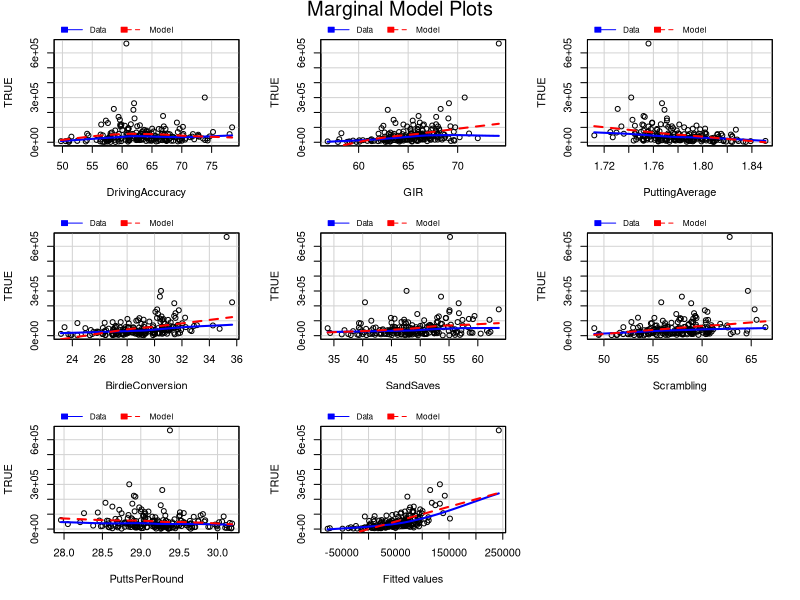
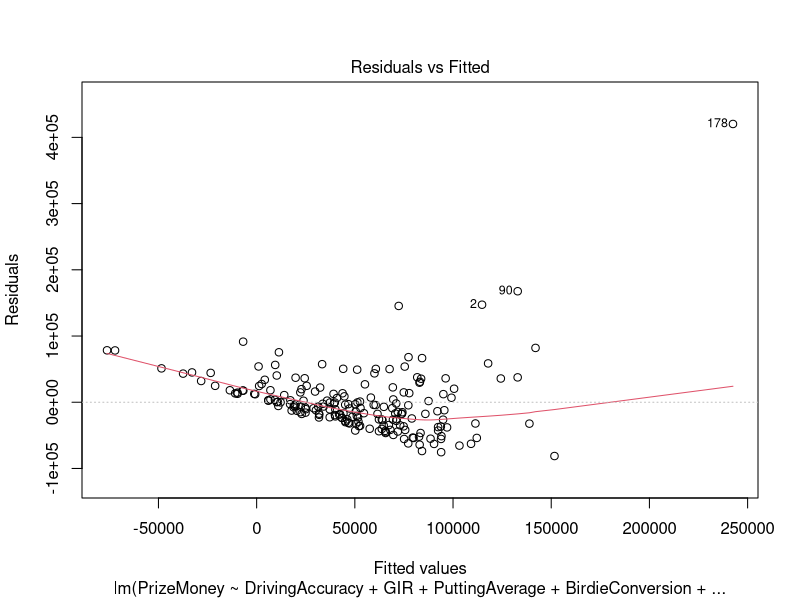
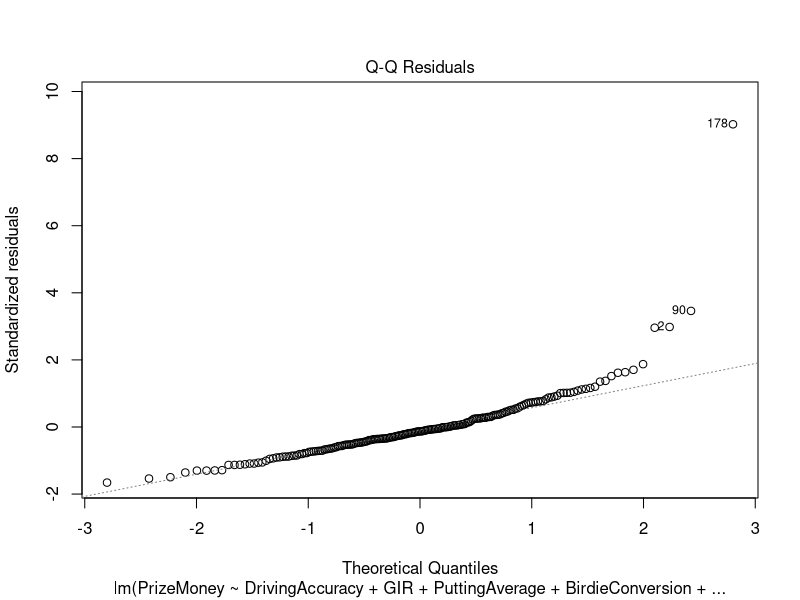
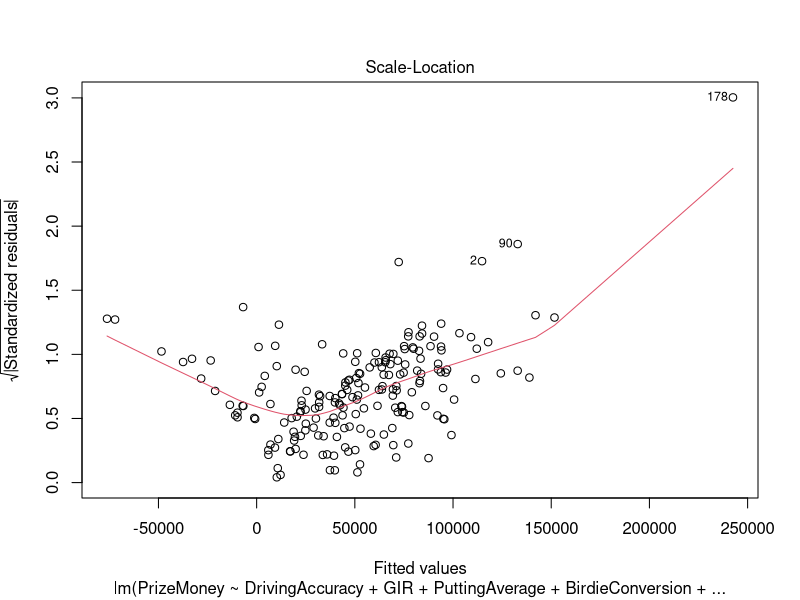
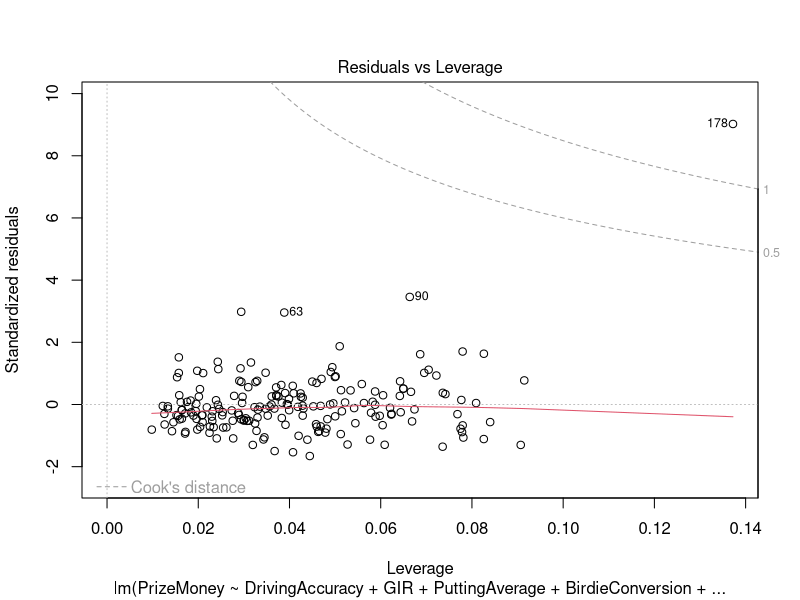

Generate these figures, in order, with R: (Note: this script raises an error after producing the figures.)
## ---- chunk 1
knitr::opts_chunk$set(echo = TRUE)
library(car)
## ---- chunk 2
pga <- read.csv("pgatour2006-3.csv")
head(pga)
## ---- chunk 3
pga.lm <- lm(PrizeMoney ~ DrivingAccuracy + GIR + PuttingAverage + BirdieConversion + SandSaves + Scrambling + PuttsPerRound, data = pga)
mmps(pga.lm)
plot(pga.lm)
## ---- chunk 4
pga.logmodel <- lm(log(PrizeMoney) ~ DrivingAccuracy + GIR + PuttingAverage + BirdieConversion + SandSaves + Scrambling + PuttsPerRound, data = pga)
mmps(pga.logmodel)
plot(pga.logmodel)
## ---- chunk 5
summary(pga.logmodel)
plot(pga.logmodel)
## ---- chunk 6
(1 + 7) / nrow(pga)
## ---- chunk 7
require(leaps)
bestss <- regsubsets(log(PrizeMoney) ~ DrivingAccuracy + GIR + PuttingAverage + BirdieConversion + SandSaves + Scrambling + PuttsPerRound, data = pga)
summary(bestss)
## ---- chunk 8
n <- nrow(pga)
ss.bic <- summary(bestss)$bic
p <- length(ss.bic)
plot(1:p, ss.bic)
lines(1:p, ss.bic)
summary(bestss)$which[which.min(ss.bic),] |> which()
ss.bestmodelBIC <- lm(log(PrizeMoney) ~ GIR + BirdieConversion + Scrambling, data = pga)
summary(ss.bestmodelBIC)
## ---- chunk 9
ss.aic <- ss.bic
for(i in 1:p){
  ss.aic[i] <- ss.bic[i] - (log(n) * i) + (2 * i)
}
plot(1:p, ss.aic)
lines(1:p, ss.aic)
summary(bestss)$which[which.min(ss.aic),] |> which()
ss.bestmodelAIC <- lm(log(PrizeMoney) ~ GIR + BirdieConversion + SandSaves + Scrambling + PuttsPerRound, data = pga)
summary(ss.bestmodelAIC)
## ---- chunk 10
backward <- regsubsets(log(PrizeMoney) ~ DrivingAccuracy + GIR + PuttingAverage + BirdieConversion + SandSaves + Scrambling + PuttsPerRound, data = pga, method = "backward")
summary(backward)
backward.bic <- summary(backward)$bic
plot(1:p, backward.bic)
lines(1:p, backward.bic)
## ---- chunk 11
summary(backward)$which[which.min(backward.bic),] |> which()
backward.bestmodelBIC <- lm(log(PrizeMoney) ~ GIR + BirdieConversion + Scrambling, data = pga)
summary(backward.bestmodelBIC)
## ---- chunk 12
backward.aic <- backward.bic
for(i in 1:p){
  backward.aic[i] <- backward.bic[i] - (log(n) * i) + (2 * i)
}
plot(1:p, backward.aic)
lines(1:p, backward.aic)
summary(backward)$which[which.min(backward.aic),] |> which()
## ---- chunk 13
backward.bestmodelAIC <- lm(log(PrizeMoney) ~ GIR + BirdieConversion + SandSaves + Scrambling + PuttsPerRound, data = pga)
summary(backward.bestmodelAIC)
## ---- chunk 14
forward <- regsubsets(log(PrizeMoney) ~ DrivingAccuracy + GIR + PuttingAverage + BirdieConversion + SandSaves + Scrambling + PuttsPerRound, data = pga, method = "forward")
summary(forward)
## ---- chunk 15
forward.bic <- summary(forward)$bic
plot(1:p, forward.bic)
lines(1:p, forward.bic)
summary(forward)$which[which.min(forward.bic),] |> which()
## ---- chunk 16
forward.bestmodelBIC <- lm(log(PrizeMoney) ~ GIR + BirdieConversion + Scrambling + PuttsPerRound, data = pga)
summary(forward.bestmodelBIC)
## ---- chunk 17
forward.aic <- forward.bic
for(i in 1:p){
  forward.aic[i] <- forward.bic[i] - (log(n) * i) + (2 * i)
}
plot(1:p, forward.aic)
lines(1:p, forward.aic)
summary(forward)$which[which.min(forward.aic),] |> which()
## ---- chunk 18
forward.bestmodelAIC <-lm(log(PrizeMoney) ~ GIR + BirdieConversion + SandSaves + Scrambling + PuttsPerRound, data = pga)
summary(forward.bestmodelAIC)
## ---- chunk 19
AIC(ss.bestmodelBIC)
BIC(ss.bestmodelBIC)
AIC(ss.bestmodelAIC)
BIC(ss.bestmodelAIC)
AIC(forward.bestmodelBIC)
BIC(forward.bestmodelBIC)
## ---- chunk 20
summary(ss.bestmodelBIC)
